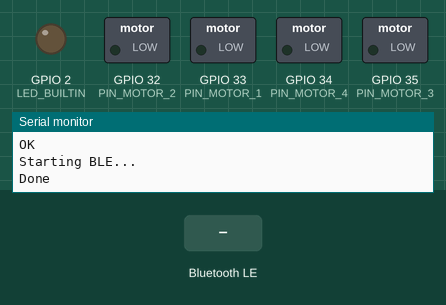
A sketch run on a simulated ESP32. Shown: switched loads named in the sketch (green lamp = pin HIGH), output pins drawn as LEDs (lit = HIGH), the last lines printed to the serial monitor. Dashed ring = blinking. The test bench sets the inputs (shaded band). EEPROM starts erased; nothing arrives over Bluetooth unless stated; a phone connects over Bluetooth LE 3 s after start.

Above: at 1.2 s.
1.3 s: Bluetooth LE write "on" received
At 1.48 s:
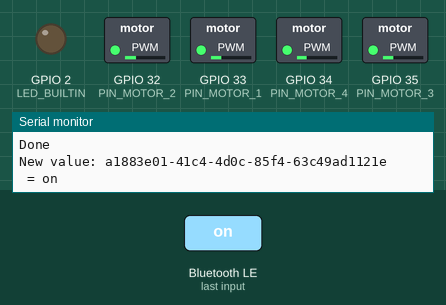
4.3 s: Bluetooth LE write "slow" received
At 4.6 s:
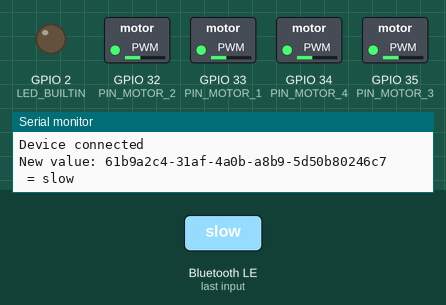
7.3 s: Bluetooth LE write "up" received
At 8.5 s:
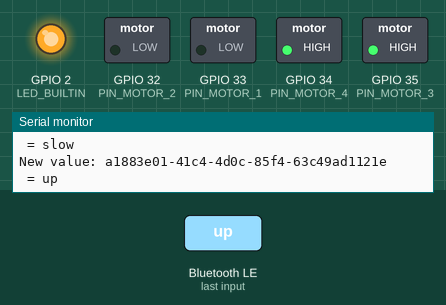
8.8 s: Bluetooth LE write "on" received
At 9.28 s:
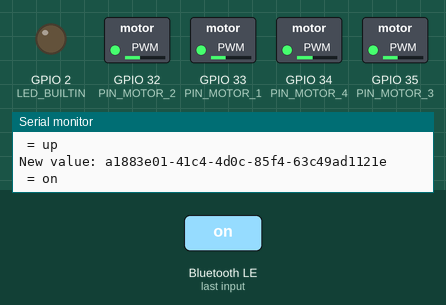
11.8 s: Bluetooth LE write "5" received
At 12.5 s:
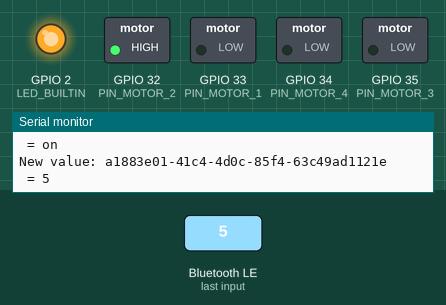
Timing chart, 0 to 14.8 s (numbered marks = the images above; inputs shaded):
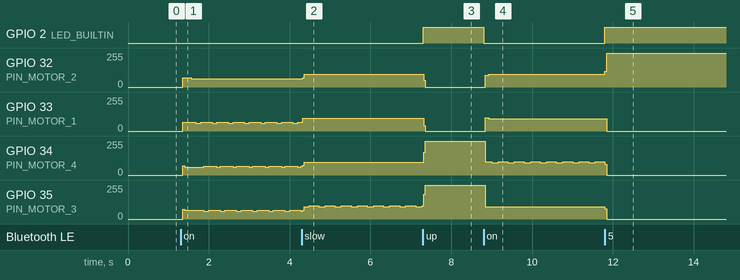

Measured:
- after the input at 1.3 s, GPIO 32 (PIN_MOTOR_2): 0/255 → 68/255 after 0.06 s, → 61/255 0.20 s later; GPIO 33 (PIN_MOTOR_1): alternates 65/255 for 0.28 s and 59/255 for 0.12 s, starting after 0.06 s
- after the input at 4.3 s, GPIO 32 (PIN_MOTOR_2): 61/255 → 97/255 at once
- after the input at 7.3 s, GPIO 2 (LED_BUILTIN): LOW → HIGH at once; GPIO 32 (PIN_MOTOR_2): 97/255 → 0/255 at once; GPIO 33 (PIN_MOTOR_1): 96/255 → 0/255 at once; GPIO 34 (PIN_MOTOR_4): 97/255 → 255/255 at once
- after the input at 8.8 s, GPIO 2 (LED_BUILTIN): HIGH → LOW at once; GPIO 32 (PIN_MOTOR_2): 0/255 → 89/255 at once, → 95/255 0.08 s later
- after the input at 11.8 s, GPIO 2 (LED_BUILTIN): LOW → HIGH at once; GPIO 32 (PIN_MOTOR_2): 95/255 → 255/255 at once; GPIO 33 (PIN_MOTOR_1), GPIO 35 (PIN_MOTOR_3): 93/255 → 0/255 at once
- by itself, GPIO 35 (PIN_MOTOR_3): repeats every 0.36 s: 93/255 0.12 s, 99/255 0.24 s

The sketch:

BardDoorTracker.ino
```cpp
/**
 * https://randomnerdtutorials.com/esp32-bluetooth-low-energy-ble-arduino-ide/
 * https://platformio.org/lib/show/1841/ESP32%20BLE%20Arduino/examples?file=BLE_uart.ino
 * https://github.com/nkolban/esp32-snippets/blob/master/cpp_utils/BLECharacteristic.h
 *
 * https://www.uuidgenerator.net/version4
 */

#include <BLEDevice.h>
#include <BLEUtils.h>
#include <BLEServer.h>

// https://www.uuidgenerator.net/
#define SERVICE_UUID        "30a3bf65-2a1b-49b2-8d70-6179f354960d"
#define C_POWER_UUID        "a1883e01-41c4-4d0c-85f4-63c49ad1121e"
#define C_DIRECTION_UUID    "9b1262e8-34aa-474f-85a4-e7b761fecb11"
#define C_SPEED_UUID        "61b9a2c4-31af-4a0b-a8b9-5d50b80246c7"
#define C_SPEED_VAL_UUID    "ebb1ea2b-443b-4f7e-ae44-a0ff4195fb29"

#define C_PROPERTIES       BLECharacteristic::PROPERTY_READ | BLECharacteristic::PROPERTY_WRITE


#include <EEPROM.h>
#define EEPROM_SIZE 10


const int LED_BUILTIN = 2;

const int PIN_MOTOR_1 = 33;
const int PIN_MOTOR_2 = 32;
const int PIN_MOTOR_3 = 35;
const int PIN_MOTOR_4 = 34;

const int UP    = LOW;
const int DOWN  = HIGH;

const int FAST  = LOW;
const int SLOW  = HIGH;

const int ON    = HIGH;
const int OFF   = LOW;

const byte patterns[8] = {
  0b00001000,
  0b00001100,
  0b00000100,
  0b00000110,
  0b00000010,
  0b00000011,
  0b00000001,
  0b00001001,
};

unsigned long t1 = 0, t2 = 0;

bool button_power = OFF;
bool button_dir = DOWN;
bool button_speed = SLOW;
long speed_value = 9317;

const int adr_power     = 1;
const int adr_direction = 2;
const int adr_speed     = 3;
const int adr_speed_val = 4;


class MyServerCallbacks: public BLEServerCallbacks {
    void onConnect(BLEServer* pServer) {
      Serial.println("Device connected");
    };

    void onDisconnect(BLEServer* pServer) {
      Serial.println("Device disconnected");
    }
};

class MyCharacteristicCallbacks: public BLECharacteristicCallbacks {
  private:
  const char * m_uuid;
  public:
  MyCharacteristicCallbacks(const char* uuid) {
    m_uuid = uuid;
  }
  void onWrite(BLECharacteristic *pCharacteristic) {
    std::string value = pCharacteristic->getValue();
    if (value.length() > 0) {
      Serial.print("New value: ");
      Serial.println(m_uuid);
      Serial.print(" = ");
      Serial.println(value.c_str());
      if (m_uuid == C_POWER_UUID) {
          button_power = value == "on" ? ON : OFF;
          EEPROM.put(adr_power, button_power);
          EEPROM.commit();
          digitalWrite(LED_BUILTIN, button_power ? LOW : HIGH);
      }
      else if (m_uuid == C_DIRECTION_UUID) {
          button_dir = value == "up" ? UP : DOWN;
          EEPROM.put(adr_direction, button_dir);
          EEPROM.commit();
      }
      else if (m_uuid == C_SPEED_UUID) {
          button_speed = value == "slow" ? SLOW : FAST;
          EEPROM.put(adr_speed, button_speed);
          EEPROM.commit();
      }
      else if (m_uuid == C_SPEED_VAL_UUID) {
          speed_value = String(value.c_str()).toInt(); // Erk...
          EEPROM.put(adr_speed_val, speed_value);
          EEPROM.commit();
      }
    }
  }
};

void setup() {

  Serial.begin(74880);
  while (!Serial);
  Serial.println("OK");

  pinMode(LED_BUILTIN, OUTPUT);
  pinMode(PIN_MOTOR_1, OUTPUT);
  pinMode(PIN_MOTOR_2, OUTPUT);
  pinMode(PIN_MOTOR_3, OUTPUT);
  pinMode(PIN_MOTOR_4, OUTPUT);

  EEPROM.begin(EEPROM_SIZE);

  /* INIT EEPROM
  EEPROM.put(adr_power, OFF);
  EEPROM.put(adr_direction, DOWN);
  EEPROM.put(adr_speed, SLOW);
  EEPROM.put(adr_speed_val, 9000);
  EEPROM.commit();
  /**/

  EEPROM.get(adr_power, button_power);
  EEPROM.get(adr_direction, button_dir);
  EEPROM.get(adr_speed, button_speed);
  EEPROM.get(adr_speed_val, speed_value);

  digitalWrite(LED_BUILTIN, button_power ? LOW : HIGH);

  Serial.println("Starting BLE...");
  setup_bluetooth();

  Serial.println("Done");
}


void setup_bluetooth() {
  // Create the BLE Device
  BLEDevice::init("ESP32");

  // Create the BLE Server
  BLEServer *pServer = BLEDevice::createServer();
  pServer->setCallbacks(new MyServerCallbacks());

  // Create the BLE Service
  BLEService *pService = pServer->createService(SERVICE_UUID);

  // Create a BLE Characteristic
  BLECharacteristic *pCharacteristic;
  pCharacteristic = pService->createCharacteristic(C_POWER_UUID, C_PROPERTIES);
  pCharacteristic->setCallbacks(new MyCharacteristicCallbacks(C_POWER_UUID));
  pCharacteristic->setValue(button_power == OFF ? "off" : "on"); // Erk...

  pCharacteristic = pService->createCharacteristic(C_DIRECTION_UUID, C_PROPERTIES);
  pCharacteristic->setCallbacks(new MyCharacteristicCallbacks(C_DIRECTION_UUID));
  pCharacteristic->setValue(button_dir == DOWN ? "down" : "up"); // Erk...

  pCharacteristic = pService->createCharacteristic(C_SPEED_UUID, C_PROPERTIES);
  pCharacteristic->setCallbacks(new MyCharacteristicCallbacks(C_SPEED_UUID));
  pCharacteristic->setValue(button_speed == SLOW ? "slow" : "fast"); // Erk...

  pCharacteristic = pService->createCharacteristic(C_SPEED_VAL_UUID, C_PROPERTIES);
  pCharacteristic->setCallbacks(new MyCharacteristicCallbacks(C_SPEED_VAL_UUID));
  pCharacteristic->setValue(String(speed_value).c_str()); // Erk...

  // Start the service
  pService->start();

  // Start advertising
  BLEAdvertising *pAdvertising = BLEDevice::getAdvertising();
  pAdvertising->addServiceUUID(SERVICE_UUID);

  // ???
  pAdvertising->setScanResponse(true);
  pAdvertising->setMinPreferred(0x06);  // functions that help with iPhone connections issue
  pAdvertising->setMinPreferred(0x12);

  BLEDevice::startAdvertising();
}


void loop() {
  //t2 = micros();
  //Serial.println(t2-t1);
  //delay(10);
  //t1 = micros();
  // Tps mesuré : 9592us

  if (button_power == ON) {
    if (button_speed == SLOW) {
      step();
      delayMicroseconds(speed_value);
    }
    else {
      step2();
      delay(2);
    }
  }
}


/*
 * https://forum.arduino.cc/index.php?topic=574391.msg3911823#msg3911823
 *
 */
void step() {
  static int i = 0;
  digitalWrite(PIN_MOTOR_1, bitRead(patterns[i], button_dir == UP ? 0 : 3));
  digitalWrite(PIN_MOTOR_2, bitRead(patterns[i], button_dir == UP ? 1 : 2));
  digitalWrite(PIN_MOTOR_3, bitRead(patterns[i], button_dir == UP ? 2 : 1));
  digitalWrite(PIN_MOTOR_4, bitRead(patterns[i], button_dir == UP ? 3 : 0));
  i=++i%8;
}

void step2() {
  static int j = 0;
  digitalWrite(PIN_MOTOR_1, bitRead(patterns[j], button_dir == UP ? 0 : 3));
  digitalWrite(PIN_MOTOR_2, bitRead(patterns[j], button_dir == UP ? 1 : 2));
  digitalWrite(PIN_MOTOR_3, bitRead(patterns[j], button_dir == UP ? 2 : 1));
  digitalWrite(PIN_MOTOR_4, bitRead(patterns[j], button_dir == UP ? 3 : 0));
  j=(j+2)%8;
}
```
